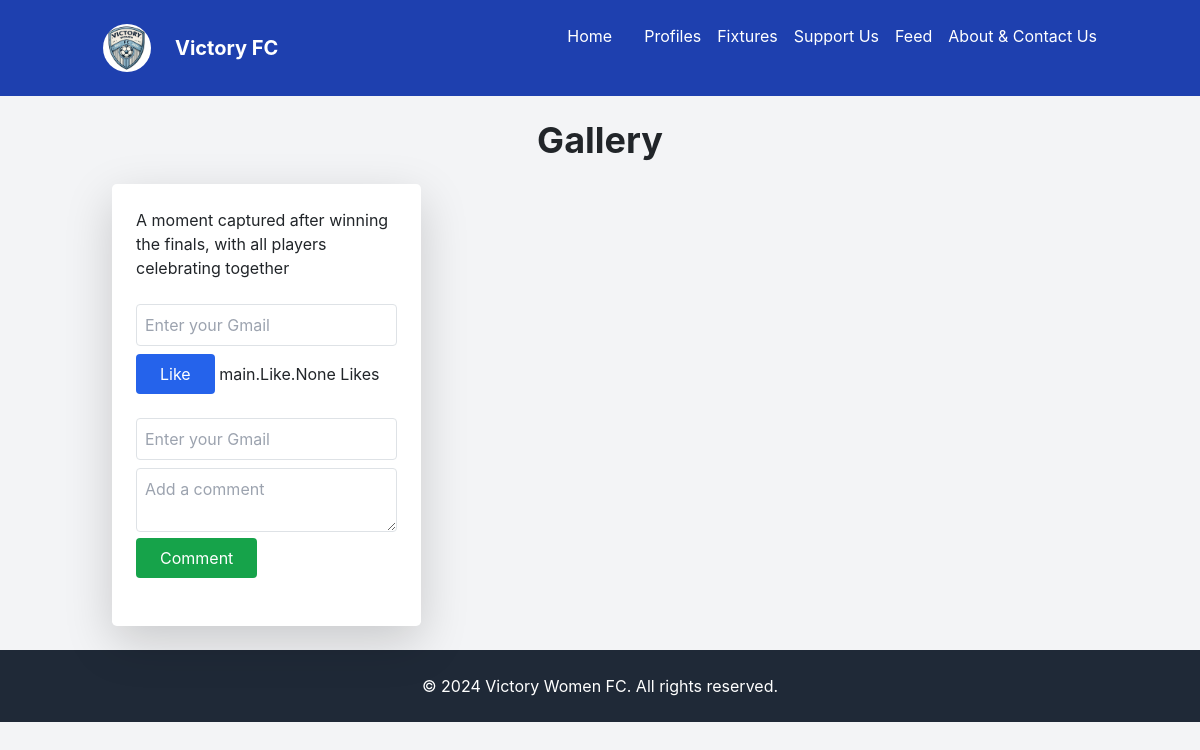
Page /gallery/ on the committed database.
### main/models.py (models this page shows, shortened)
class GalleryItem(models.Model):
    POST_TYPES = [
        ('image', 'Image'),
        ('video', 'Video'),
        ('text', 'Text'),
    ]
    title = models.CharField(max_length=255)
    description = models.TextField(blank=True, null=True)
    post_type = models.CharField(max_length=10, choices=POST_TYPES)
    content_image = models.ImageField(upload_to='gallery_images/', blank=True, null=True)
    content_video = models.FileField(upload_to='gallery_videos/', blank=True, null=True)
    content_text = models.TextField(blank=True, null=True)
    posted_at = models.DateTimeField(auto_now_add=True)

### main/views.py (the view)
# urls.py: path('gallery/', views.gallery_list, name='gallery'),
@csrf_exempt
def gallery_list(request):
    items = GalleryItem.objects.all()
    return render(request, 'gallery.html', {'items': items})

### templates/gallery.html (shortened to what this page needs)
{% extends 'base.html' %}
{% block content %}
<div class="gallery-container">
    <h1 class="text-4xl font-bold mb-6 text-center">Gallery</h1>
    <div class="grid grid-cols-1 sm:grid-cols-2 md:grid-cols-3 gap-6">
        {% for item in items %}
        <div class="gallery-item bg-white p-4 rounded-lg shadow-lg">
            <p>{{ item.description }}</p>
            <div class="like-section mt-4">
                <form class="like-form" data-item-id="{{ item.id }}">
                    <input type="email" name="email" placeholder="Enter your Gmail" class="border p-2 w-full rounded mb-2">
                    <button type="submit" class="bg-blue-600 text-white py-2 px-4 rounded hover:bg-blue-500 transition">Like</button>
                    <span class="likes-count">{{ item.likes }} Likes</span>
                </form>
            </div>
            <div class="comment-section mt-4">
                <form class="comment-form" data-item-id="{{ item.id }}">
                    <input type="email" name="email" placeholder="Enter your Gmail" class="border p-2 w-full rounded mb-2">
                    <textarea name="comment" placeholder="Add a comment" class="border p-2 w-full rounded h-16"></textarea>
                    <button type="submit" class="bg-green-600 text-white py-2 px-4 rounded hover:bg-green-500 transition">Comment</button>
                </form>
            </div>
        </div>
        {% endfor %}
    </div>
</div>
{% endblock %}

### rows in the picture
GalleryItem: description "A moment captured after winning the finals, with all players celebrating together", likes "main.Like.None"
